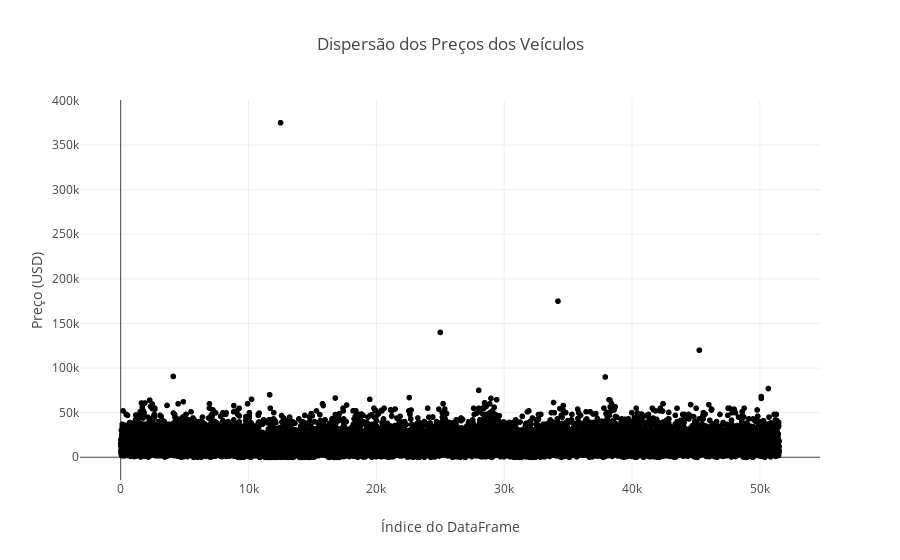

Here is the notebook cell this chart was saved with:
### Code cell
#Coluna Price:

#Ordenar valores da coluna:
df_vehicles_us_sorted = df_vehicles_us.sort_values(by="price")
#Nova clonuna com valores em USD:
df_vehicles_us_sorted["price_usd"] = df_vehicles_us_sorted["price"].apply(lambda x: f"${x:,.2f}")

#Gráfico de Dispersão:
fig = px.scatter(
    df_vehicles_us_sorted,
    x=df_vehicles_us_sorted.index,
    y='price',
    title='Dispersão dos Preços dos Veículos',
    labels={'price': 'Preço (USD)', 'index': 'Índice do DataFrame'},
    hover_name='price_usd'
    )
#Exibir gráfico: 
fig.show()

### Figure 1 — Plotly figure (JSON) as saved in the notebook; plotly's stock layout.template omitted (floating-point values rounded to 4 significant figures; data arrays with more than 128 entries replaced by an {"elided": "..."} marker saying what was removed)
{"data": [{"hovertemplate": "<b>%{hovertext}</b><br><br>Índice do DataFrame=%{x}<br>Preço (USD)=%{y}<extra></extra>", "hovertext": {"elided": "14852 str values"}, "legendgroup": "", "marker": {"color": "#000001", "symbol": "circle"}, "mode": "markers", "name": "", "showlegend": false, "type": "scattergl", "x": {"elided": "14852 int values"}, "xaxis": "x", "y": {"elided": "14852 int values"}, "yaxis": "y"}], "layout": {"legend": {"tracegroupgap": 0}, "title": {"text": "Dispersão dos Preços dos Veículos"}, "xaxis": {"anchor": "y", "domain": [0, 1], "title": {"text": "Índice do DataFrame"}}, "yaxis": {"anchor": "x", "domain": [0, 1], "title": {"text": "Preço (USD)"}}}}
